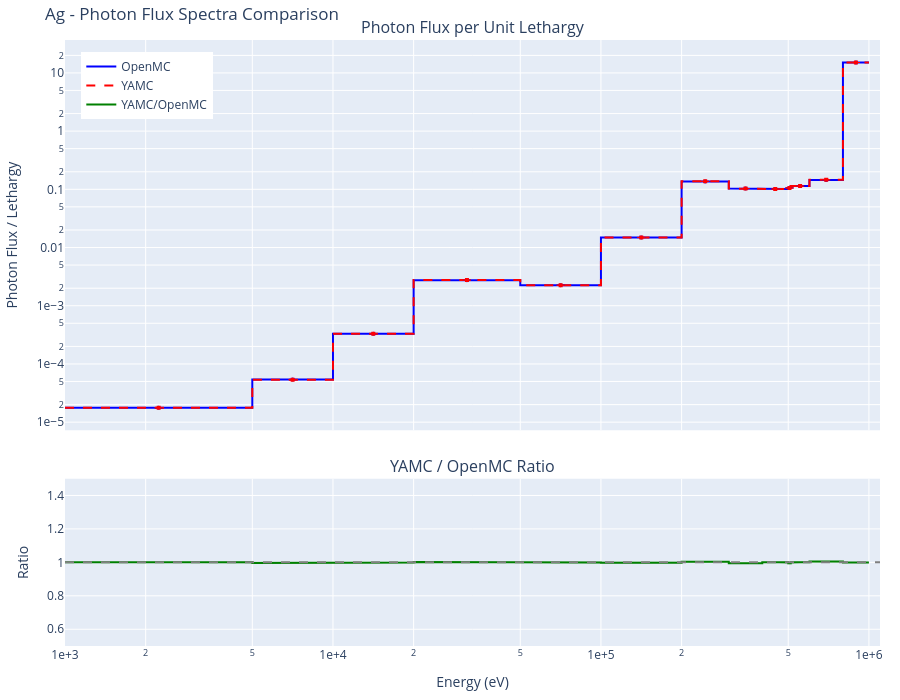
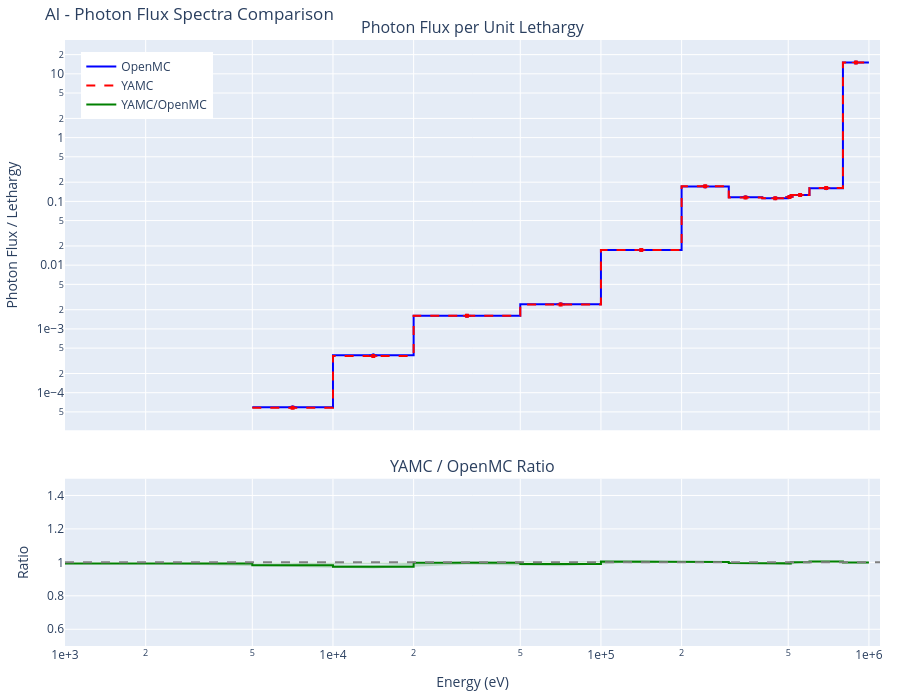
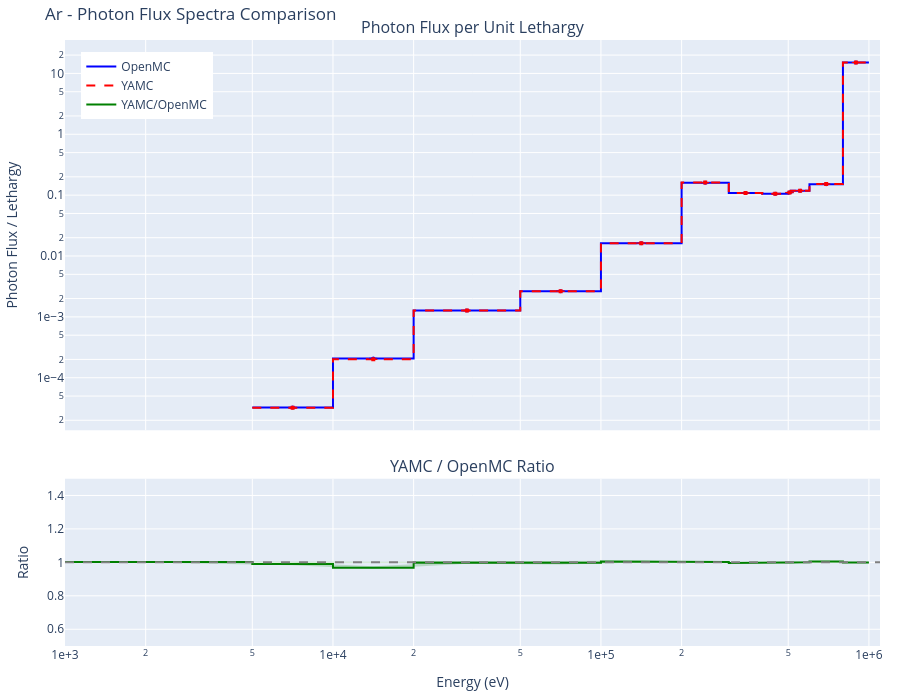
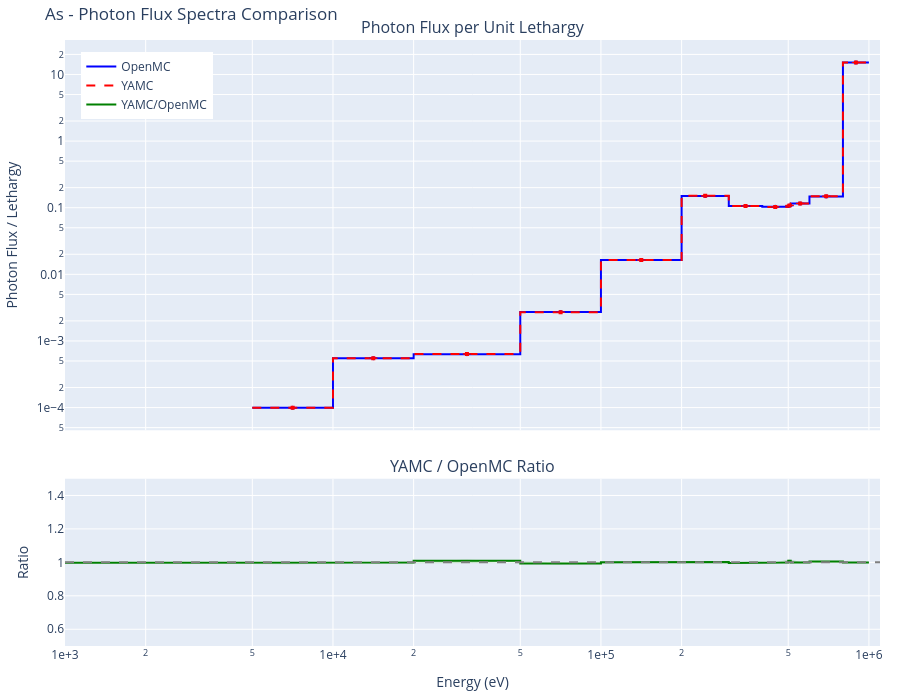

Notebook cell for these charts, in order:
### Markdown cell above
## Results by Element

Below are the comparison results for each element. Each section includes:

- Interactive photon flux spectra plot (log-log scale)
- YAMC/OpenMC ratio plot with uncertainty band
- Photon tally comparison table (flux, coherent-scatter, incoherent-scatter, photoelectric, pair-production)
- Performance comparison (particles/second)

### Code cell
# Display results for each element
for element, results in all_results.items():
    openmc_results = results['openmc']
    yamc_results = results['yamc']

    # Header
    display(Markdown(f"## {element}"))

    # Performance comparison
    openmc_pps = openmc_results['particles/s']
    yamc_pps = yamc_results['particles/s']
    speedup = yamc_pps / openmc_pps
    display(Markdown(f"**Performance:** OpenMC: {openmc_pps:,.0f} particles/s | YAMC: {yamc_pps:,.0f} particles/s | Speedup: {speedup:.2f}x"))

    # Flux spectra plot
    fig = create_comparison_plot(openmc_results, yamc_results)
    fig.update_layout(title=f"{element} - Photon Flux Spectra Comparison")
    fig.show()

    # Spectral agreement statistics
    display(Markdown("### Spectral Agreement"))
    stats = calculate_spectral_agreement(openmc_results, yamc_results)
    agreement_table = create_agreement_table(stats)
    display(agreement_table.style.hide(axis='index'))

    # Tally table
    display(Markdown("### Photon Tally Comparison"))
    table = create_tally_table(openmc_results, yamc_results)
    display(table.style.hide(axis='index'))

    print()  # Add spacing between elements
